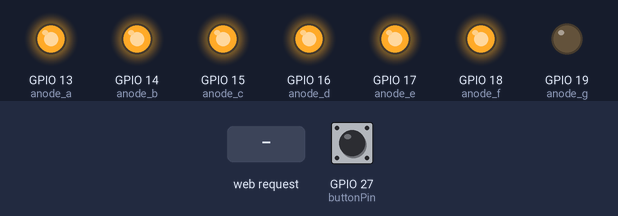
The sketch below on a simulated ESP32. Parts: output pins drawn as LEDs (lit = HIGH). The test bench sets the inputs (shaded band); at power-on: GPIO 27 (buttonPin) HIGH. WiFi joins after 1.5 s; servers stay silent unless stated; what the sketch prints to the serial monitor is not drawn.

Above: at 2.7 s.
2.8 s: HTTP request GET /?1=ON received
At 3.9 s:
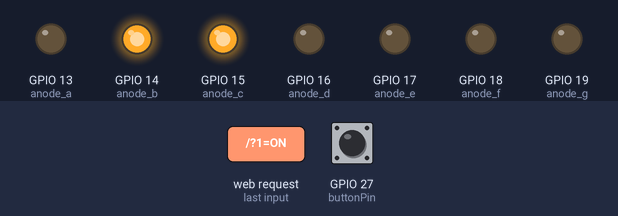
4.3 s: HTTP request GET /?1=ON received
At 5.1 s:
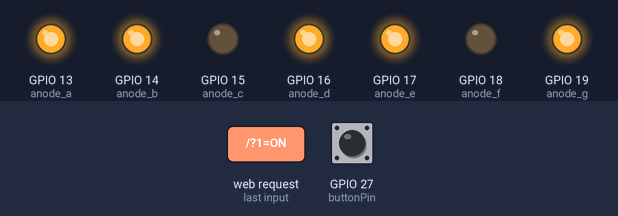
5.8 s: GPIO 27 (buttonPin) pulled LOW for 0.15 s
At 6.4 s:
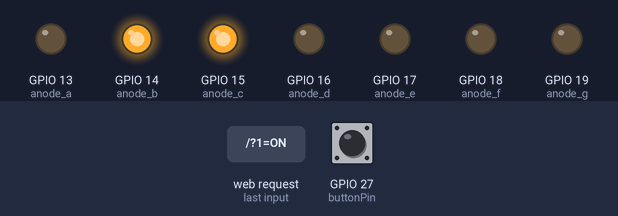
7.4 s: GPIO 27 (buttonPin) pulled LOW for 1 s
At 8.8 s:
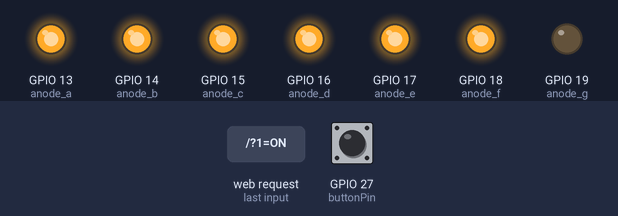
Timing chart, 0 to 10.4 s (numbered marks = the images above; inputs shaded):
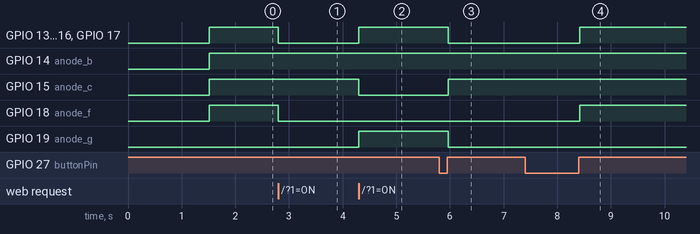

The sketch:

finish.ino
```cpp
const int anode_a = 13;
const int anode_b = 14;
const int anode_c = 15;
const int anode_d = 16;
const int anode_e = 17;
const int anode_f = 18;
const int anode_g = 19;
const int buttonPin = 27;

void display_0() {
  digitalWrite(anode_a, HIGH);
  digitalWrite(anode_b, HIGH);
  digitalWrite(anode_c, HIGH);
  digitalWrite(anode_d, HIGH);
  digitalWrite(anode_e, HIGH);
  digitalWrite(anode_f, HIGH);
  digitalWrite(anode_g, LOW);
}

void display_1() {
  digitalWrite(anode_a, LOW);
  digitalWrite(anode_b, HIGH);
  digitalWrite(anode_c, HIGH);
  digitalWrite(anode_d, LOW);
  digitalWrite(anode_e, LOW);
  digitalWrite(anode_f, LOW);
  digitalWrite(anode_g, LOW);
}

void display_2() {
  digitalWrite(anode_a, HIGH);
  digitalWrite(anode_b, HIGH);
  digitalWrite(anode_c, LOW);
  digitalWrite(anode_d, HIGH);
  digitalWrite(anode_e, HIGH);
  digitalWrite(anode_f, LOW);
  digitalWrite(anode_g, HIGH);
}

void display_3() {
  digitalWrite(anode_a, HIGH);
  digitalWrite(anode_b, HIGH);
  digitalWrite(anode_c, HIGH);
  digitalWrite(anode_d, HIGH);
  digitalWrite(anode_e, LOW);
  digitalWrite(anode_f, LOW);
  digitalWrite(anode_g, HIGH);
}

void display_4() {
  digitalWrite(anode_a, LOW);
  digitalWrite(anode_b, HIGH);
  digitalWrite(anode_c, HIGH);
  digitalWrite(anode_d, LOW);
  digitalWrite(anode_e, LOW);
  digitalWrite(anode_f, HIGH);
  digitalWrite(anode_g, HIGH);
}

void display_5() {
  digitalWrite(anode_a, HIGH);
  digitalWrite(anode_b, LOW);
  digitalWrite(anode_c, HIGH);
  digitalWrite(anode_d, HIGH);
  digitalWrite(anode_e, LOW);
  digitalWrite(anode_f, HIGH);
  digitalWrite(anode_g, HIGH);
}

void display_6() {
  digitalWrite(anode_a, HIGH);
  digitalWrite(anode_b, LOW);
  digitalWrite(anode_c, HIGH);
  digitalWrite(anode_d, HIGH);
  digitalWrite(anode_e, HIGH);
  digitalWrite(anode_f, HIGH);
  digitalWrite(anode_g, HIGH);
}

void display_7() {
  digitalWrite(anode_a, HIGH);
  digitalWrite(anode_b, HIGH);
  digitalWrite(anode_c, HIGH);
  digitalWrite(anode_d, LOW);
  digitalWrite(anode_e, LOW);
  digitalWrite(anode_f, HIGH);
  digitalWrite(anode_g, LOW);
}
void display_8() {
  digitalWrite(anode_a, HIGH);
  digitalWrite(anode_b, HIGH);
  digitalWrite(anode_c, HIGH);
  digitalWrite(anode_d, HIGH);
  digitalWrite(anode_e, HIGH);
  digitalWrite(anode_f, HIGH);
  digitalWrite(anode_g, HIGH);
}

void display_9() {
  digitalWrite(anode_a, HIGH);
  digitalWrite(anode_b, HIGH);
  digitalWrite(anode_c, HIGH);
  digitalWrite(anode_d, HIGH);
  digitalWrite(anode_e, LOW);
  digitalWrite(anode_f, HIGH);
  digitalWrite(anode_g, HIGH);
}

int x=0;

#include <WiFi.h>

const char* ssid     = "BlackCat";
const char* password = "01234567";

WiFiServer server(80);

// setup()　は、最初に一度だけ実行される
void setup () {
    Serial.begin(115200);
        pinMode(anode_a, OUTPUT);
        pinMode(anode_b, OUTPUT);
        pinMode(anode_c, OUTPUT);
        pinMode(anode_d, OUTPUT);
        pinMode(anode_e, OUTPUT);
        pinMode(anode_f, OUTPUT);
        pinMode(anode_g, OUTPUT);
        pinMode(buttonPin, INPUT);

    delay(10);

    // We start by connecting to a WiFi network

    Serial.println();
    Serial.println();
    Serial.print("Connecting to ");
    Serial.println(ssid);

    WiFi.begin(ssid, password);

    while (WiFi.status() != WL_CONNECTED) {
        delay(500);
        Serial.print(".");
    }

    Serial.println("");
    Serial.println("WiFi connected.");
    Serial.println("IP address: ");
    Serial.println(WiFi.localIP());

    server.begin();
}

// loop() は、setup ()実行後、無限に実行される
void loop() {
  switch(x) {
    case 0: display_0();break;
    case 1: display_1();break;
    case 2: display_2();break;
    case 3: display_3();break;
    case 4: display_4();break;
    case 5: display_5();break;
    case 6: display_6();break;
    case 7: display_7();break;
    case 8: display_8();break;
    case 9: display_9();break;
    default:display_0();break;
  }
  if (digitalRead(buttonPin) == LOW) {
    x = x-1;
    while(digitalRead(buttonPin) == LOW){}
    delay(20);
  }
 WiFiClient client = server.available();   // listen for incoming clients

  if (client) {                             // if you get a client,
    Serial.println("New Client.");           // print a message out the serial port
    String currentLine = "";                // make a String to hold incoming data from the client
    while (client.connected()) {            // loop while the client's connected
      if (client.available()) {             // if there's bytes to read from the client,
        char c = client.read();             // read a byte, then
        Serial.write(c);                    // print it out the serial monitor
        if (c == '\n') {                    // if the byte is a newline character

          // if the current line is blank, you got two newline characters in a row.
          // that's the end of the client HTTP request, so send a response:
          if (currentLine.length() == 0) {
            // HTTP headers always start with a response code (e.g. HTTP/1.1 200 OK)
            // and a content-type so the client knows what's coming, then a blank line:
            client.println("HTTP/1.1 200 OK");
            client.println("Content-type:text/html");
            client.println();

            client.println("<!DOCTYPE html>");
            client.println("<html>");
            client.println("<head>");
            client.println("<meta name='viewport' content='initial-scale=1.5'>");
            client.println("</head>");
            client.println("<body>");
            client.println("<form method='get'>");
            client.println("<font size='4'>ESP-WROOM-32<br>");
            client.println("Wi-Fi  LED  Switch</font><br>");
            client.println("<br>");
            client.println("<font size='2'>Current value = ");
            client.print(x);
            client.println("<br>");
            client.println("<input type='submit' name=1 value='ON' style='background-color:#88ff88; color:red;'>");
            client.println("<input type='submit' name=2 value='OFF' style='background-color:black; color:white;'>");
            client.println("</form>");
            client.println("</body>");
            client.println("</html>");

            // The HTTP response ends with another blank line:
            client.println();
            // break out of the while loop:
            break;
          } else {    // if you got a newline, then clear currentLine:
            currentLine = "";
          }
        } else if (c != '\r') {  // if you got anything else but a carriage return character,
          currentLine += c;      // add it to the end of the currentLine
        }
        // Check
        if (currentLine.endsWith("GET /?1=ON")) {
          x = x+1;
        }
        if (currentLine.endsWith("GET /?2=OFF")) {
          x = x-1;
        }
      }
    }
    // close the connection:
    client.stop();
    Serial.println("Client Disconnected.");
  }
}
```

Measured:
- after the input at 2.8 s, GPIO 13 (anode_a), GPIO 16 (anode_d), GPIO 17 (anode_e), GPIO 18 (anode_f): HIGH → LOW at once
- after the input at 4.3 s, GPIO 13 (anode_a), GPIO 16 (anode_d), GPIO 17 (anode_e), GPIO 19 (anode_g): LOW → HIGH at once; GPIO 15 (anode_c): HIGH → LOW at once
- after the input at 5.8 s, GPIO 13 (anode_a), GPIO 16 (anode_d), GPIO 17 (anode_e), GPIO 19 (anode_g): HIGH → LOW after 0.17 s; GPIO 15 (anode_c): LOW → HIGH after 0.17 s
- after the input at 7.4 s, GPIO 13 (anode_a), GPIO 16 (anode_d), GPIO 17 (anode_e), GPIO 18 (anode_f): LOW → HIGH after 1.0 s
